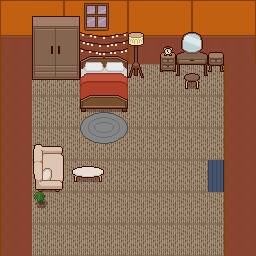

Rendered tile map (Tiled .tmx) drawn with the repository's tilesets; below, a short description and the full map source, tile grids included:
An orthogonal 16x16 tile map with 16x16 px tiles, 4 tile layers (Floor, Wall, Decor, Object), 9 tilesets and 1 object.

<map version="1.10" tiledversion="1.12.0" orientation="orthogonal" renderorder="right-down" width="16" height="16" tilewidth="16" tileheight="16" infinite="0" nextlayerid="6" nextobjectid="2">
 <tileset firstgid="1" source="BedRoomKhanhDuy/interior free.tsx" />
 <tileset firstgid="51" source="BedRoomKhanhDuy/TopDownHouse_FloorsAndWalls.tsx" />
 <tileset firstgid="213" source="BedRoomKhanhDuy/beds_BR.tsx" />
 <tileset firstgid="437" source="BedRoomKhanhDuy/wardrobes_BR.tsx" />
 <tileset firstgid="920" source="BedRoomKhanhDuy/decorations_LRK.tsx" />
 <tileset firstgid="1040" source="BedRoomKhanhDuy/TopDownHouse_DoorsAndWindows.tsx" />
 <tileset firstgid="1220" source="BedRoomKhanhDuy/livingroom_LRK.tsx" />
 <tileset firstgid="2234" source="BedRoomKhanhDuy/decorations_BR.tsx" />
 <tileset firstgid="2378" source="map_Livingroom/pixelinterior_BR_v1.1/decorations_BR.tsx" />
 <layer id="1" name="Floor" width="16" height="16">
  <data encoding="csv">
29,29,29,29,29,29,29,29,29,29,29,29,29,29,29,29,
39,39,39,39,39,39,39,39,39,39,39,39,39,39,39,39,
29,29,29,29,29,29,29,29,29,29,29,29,29,29,29,29,
39,39,39,39,39,39,39,39,39,39,39,39,39,39,39,39,
29,29,29,29,29,29,29,29,29,29,29,29,29,29,29,29,
39,39,39,39,39,39,39,39,39,39,39,39,39,39,39,39,
29,29,29,29,29,29,29,29,29,29,29,29,29,29,29,29,
39,39,39,39,39,39,39,39,39,39,39,39,39,39,39,39,
29,29,29,29,29,29,29,29,29,29,29,29,29,29,29,29,
39,39,39,39,39,39,39,39,39,39,39,39,39,39,39,39,
29,29,29,29,29,29,29,29,29,29,29,29,29,29,29,29,
39,39,39,39,39,39,39,39,39,39,39,39,39,39,39,2418,
29,29,29,29,29,29,29,29,29,29,29,29,29,29,29,2430,
39,39,39,39,39,39,39,39,39,39,39,39,39,39,39,0,
29,29,29,29,29,29,29,29,29,29,29,29,29,29,29,29,
39,39,39,39,39,39,39,39,39,39,39,39,39,39,39,39
</data>
 </layer>
 <objectgroup id="5" name="Door">
  <object id="1" x="201.139" y="157.658" width="38.095" height="37.7005">
   <properties>
    <property name="spawnX" type="float" value="20" />
    <property name="spawnY" type="float" value="120" />
    <property name="targetMap" value="map.tmx" />
   </properties>
  </object>
 </objectgroup>
 <layer id="2" name="Wall" width="16" height="16">
  <data encoding="csv">
74,75,76,77,74,75,76,77,74,75,76,77,74,75,76,77,
92,93,94,95,92,93,94,95,92,93,94,95,92,93,94,95,
110,111,112,113,110,111,112,113,110,111,112,113,110,111,112,113,
128,129,130,131,128,129,130,131,128,129,130,131,128,129,130,131,
128,129,0,0,0,0,0,0,0,0,0,0,0,0,128,129,
128,129,0,0,0,0,0,0,0,0,0,0,0,0,128,129,
128,129,0,0,0,0,0,0,0,0,0,0,0,0,128,129,
128,129,0,0,0,0,0,0,0,0,0,0,0,0,128,129,
128,129,0,0,0,0,0,0,0,0,0,0,0,0,128,129,
128,129,0,0,0,0,0,0,0,0,0,0,0,0,128,129,
128,129,0,0,0,0,0,0,0,0,0,0,0,0,128,129,
128,129,0,0,0,0,0,0,0,0,0,0,0,0,128,129,
128,129,0,0,0,0,0,0,0,0,0,0,0,0,128,129,
128,129,0,0,0,0,0,0,0,0,0,0,0,0,128,129,
128,129,0,0,0,0,0,0,0,0,0,0,0,0,128,129,
128,129,0,0,0,0,0,0,0,0,0,0,0,0,128,129
</data>
 </layer>
 <layer id="3" name="Decor" width="16" height="16">
  <data encoding="csv">
0,0,0,0,0,1100,1101,0,0,0,0,0,0,0,0,0,
0,0,585,586,587,1118,1119,0,0,0,0,0,0,0,0,0,
0,0,606,607,608,0,0,0,933,0,0,840,841,0,0,0,
0,0,627,628,629,231,232,233,945,0,636,861,862,637,0,0,
0,0,648,649,650,245,246,247,957,0,657,882,883,658,0,0,
0,0,0,0,0,259,260,261,0,0,0,0,0,0,0,0,
0,0,0,0,0,273,274,275,0,0,0,0,0,0,0,0,
0,0,0,0,0,2026,2027,2028,0,0,0,0,0,0,0,0,
0,0,0,0,0,2065,2066,2067,0,0,0,0,0,0,0,0,
0,0,1268,1269,0,0,0,0,0,0,0,0,0,0,0,0,
0,0,1307,1308,1762,1763,1764,0,0,0,0,0,0,1610615098,0,0,
0,0,1346,1347,1801,1802,1803,0,0,0,0,0,0,1610615097,0,0,
0,0,27,0,0,0,0,0,0,0,0,0,0,0,0,0,
0,0,0,0,0,0,0,0,0,0,0,0,0,0,0,0,
0,0,0,0,0,0,0,0,0,0,0,0,0,0,0,0,
0,0,0,0,0,0,0,0,0,0,0,0,0,0,0,0
</data>
 </layer>
 <layer id="4" name="Object" width="16" height="16">
  <data encoding="csv">
0,0,0,0,0,0,0,0,0,0,0,0,0,0,0,0,
0,0,0,0,0,0,0,0,0,0,0,0,0,0,0,0,
0,0,0,0,0,2300,2301,2302,0,0,2252,0,0,0,0,0,
0,0,0,0,0,2312,2313,2314,0,0,2264,0,0,0,0,0,
0,0,0,0,0,0,0,0,0,0,0,1679,1680,0,0,0,
0,0,0,0,0,0,0,0,0,0,0,1718,1719,0,0,0,
0,0,0,0,0,0,0,0,0,0,0,0,0,0,0,0,
0,0,0,0,0,0,0,0,0,0,0,0,0,0,0,0,
0,0,0,0,0,0,0,0,0,0,0,0,0,0,0,0,
0,0,0,0,0,0,0,0,0,0,0,0,0,0,0,0,
0,0,0,0,0,0,0,0,0,0,0,0,0,0,0,0,
0,0,0,0,0,0,0,0,0,0,0,0,0,0,0,0,
0,0,0,0,0,0,0,0,0,0,0,0,0,0,0,0,
0,0,0,0,0,0,0,0,0,0,0,0,0,0,0,0,
0,0,0,0,0,0,0,0,0,0,0,0,0,0,0,0,
0,0,0,0,0,0,0,0,0,0,0,0,0,0,0,0
</data>
 </layer>
</map>
